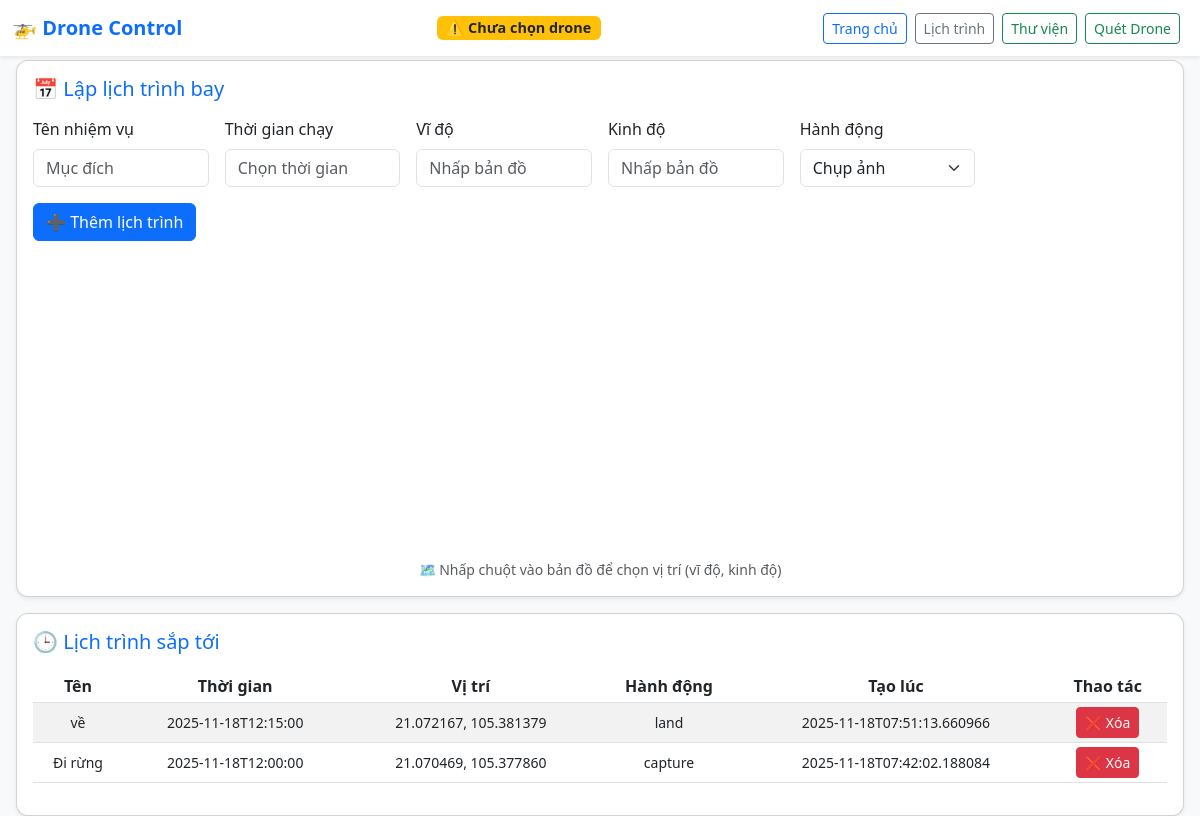
The page /settings on the database its author committed.
### tables this page shows
CREATE TABLE schedules (
        id INTEGER PRIMARY KEY AUTOINCREMENT,
        name TEXT,
        run_at TEXT,
        lat REAL,
        lon REAL,
        action TEXT,
        created_at TEXT
    );

### app.py (the view, shortened to what this page needs)
@app.route('/settings', methods=['GET','POST'])
def settings():
    return render_template('settings.html', schedules=get_schedules(), selected_ip=SELECTED_DRONE_IP)

### app.py (called while the page is built)
def get_schedules():
    con = sqlite3.connect(DB_FILE)
    cur = con.cursor()
    cur.execute('SELECT id, name, run_at, lat, lon, action, created_at FROM schedules ORDER BY run_at DESC')
    rows = cur.fetchall()
    con.close()
    return rows

### templates/settings.html (shortened to what this page needs)
{% extends "layout.html" %}
{% block content %}
<link
  rel="stylesheet"
  href="https://cdn.jsdelivr.net/npm/flatpickr/dist/flatpickr.min.css"
/>
<div class="card p-3 shadow-sm">
  <h5 class="mb-3 text-primary">📅 Lập lịch trình bay</h5>
  <form method="post" class="row g-3">
    <div class="col-md-2">
      <label class="form-label">Tên nhiệm vụ</label>
      <input type="text" name="name" class="form-control" placeholder="Mục đích">
    </div>
    <div class="col-md-2">
      <label class="form-label">Thời gian chạy</label>
      <input id="run_at" type="text" name="run_at" class="form-control" placeholder="Chọn thời gian">
    </div>
    <div class="col-md-2">
      <label class="form-label">Vĩ độ</label>
      <input id="lat" type="number" name="lat" step="any" class="form-control" placeholder="Nhấp bản đồ">
    </div>
    <div class="col-md-2">
      <label class="form-label">Kinh độ</label>
      <input id="lon" type="number" name="lon" step="any" class="form-control" placeholder="Nhấp bản đồ">
    </div>
    <div class="col-md-2">
      <label class="form-label">Hành động</label>
      <select name="action" class="form-select">
        <option value="capture">Chụp ảnh</option>
      </select>
    </div>
    <div class="col-mod-1">
      <button class="btn btn-primary">➕ Thêm lịch trình</button>
    </div>
  </form>
  <div id="map"></div>
  <div class="text-muted small mt-2 text-center">🗺️ Nhấp chuột vào bản đồ để chọn vị trí (vĩ độ, kinh độ)</div>
</div>
<div class="card p-3 mt-3 shadow-sm">
  <h5 class="text-primary mb-3">🕒 Lịch trình sắp tới</h5>
  <table class="table table-sm table-striped align-middle">
    <thead>
      <tr class="text-center">
        <th>Tên</th><th>Thời gian</th><th>Vị trí</th><th>Hành động</th><th>Tạo lúc</th><th>Thao tác</th>
      </tr>
    </thead>
    <tbody class="small">
      {% for s in schedules %}
        <tr class="text-center align-middle">
          <td>{{ s[1] }}</td>
          <td>{{ s[2] }}</td>
          <td>{{ "%.6f"|format(s[3]) }}, {{ "%.6f"|format(s[4]) }}</td>
          <td>{{ s[5] }}</td>
          <td>{{ s[6] }}</td>
          <td>
            <form method="post" action="{{ url_for('delete_schedule', schedule_id=s[0]) }}" style="display:inline;">
              <button class="btn btn-sm btn-danger" type="submit" onclick="return confirm('Xác nhận xóa lịch trình này?')">❌ Xóa</button>
            </form>
          </td>
        </tr>
      {% else %}
        <tr><td colspan="6" class="text-center text-muted">Chưa có lịch trình nào</td></tr>
      {% endfor %}
    </tbody>
  </table>
</div>
{% endblock %}

### templates/layout.html (shortened to what this page needs)
<!doctype html>
<html lang="vi">
<head>
  <link href="https://cdn.jsdelivr.net/npm/bootstrap@5.3.0/dist/css/bootstrap.min.css" rel="stylesheet">
  <link rel="stylesheet" href="https://unpkg.com/leaflet@1.9.3/dist/leaflet.css"/>
</head>
<body>
<nav class="navbar navbar-light bg-white fixed-top shadow-sm">
  <div class="container-fluid">
    <a class="navbar-brand" href="{{ url_for('home') }}">🚁 Drone Control</a>
      {% if selected_ip %}
      <span class="badge bg-info text-dark ms-3" style="font-size: 0.9rem;">
        🛰️ Đang kết nối: {{ selected_ip }}
      </span>
      {% else %}
      <span class="badge bg-warning text-dark ms-3" style="font-size: 0.9rem;">
        ⚠️ Chưa chọn drone
      </span>
      {% endif %}
    <div class="d-flex">
      <a href="{{ url_for('home') }}" class="btn btn-outline-primary btn-sm me-2">Trang chủ</a>
      <a href="{{ url_for('settings') }}" class="btn btn-outline-secondary btn-sm me-2">Lịch trình</a>
      <a href="{{ url_for('folders') }}" class="btn btn-outline-success btn-sm me-2">Thư viện</a>
      <a href="{{ url_for('scan') }}" class="btn btn-outline-success btn-sm me-2">Quét Drone</a>
    </div>
  </div>
</nav>
<div class="container-fluid px-3">
  {% block content %}{% endblock %}
</div>
</body>
</html>

### templates/layout.html (style rules this page uses)
body { background-color: #f8f9fa; padding-top: 60px; }
.navbar-brand { font-weight: 600; color: #0d6efd !important; }
.card { border-radius: 12px; }

### templates/settings.html (style rules this page uses)
#map { height: 300px; border-radius: 10px; margin-top: 10px; }

### rows shown on the page
schedules: name "về", run_at "2025-11-18T12:15:00", lat "21.072167", lon "105.381379", action "land", created_at "2025-11-18T07:51:13.660966"
schedules: name "Đi rừng", run_at "2025-11-18T12:00:00", lat "21.070469", lon "105.377860", action "capture", created_at "2025-11-18T07:42:02.188084"
